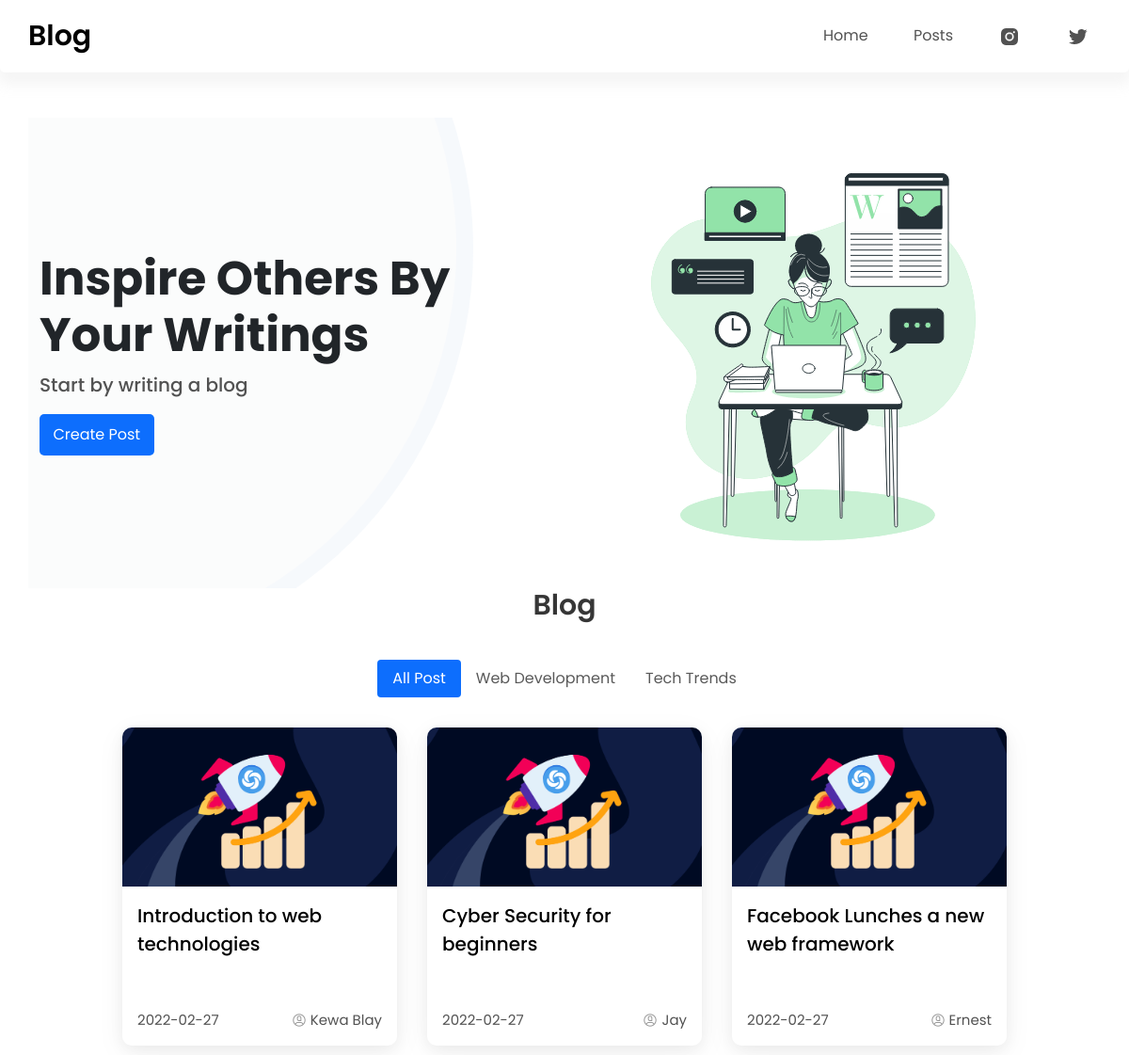
Before: / with the older database file.
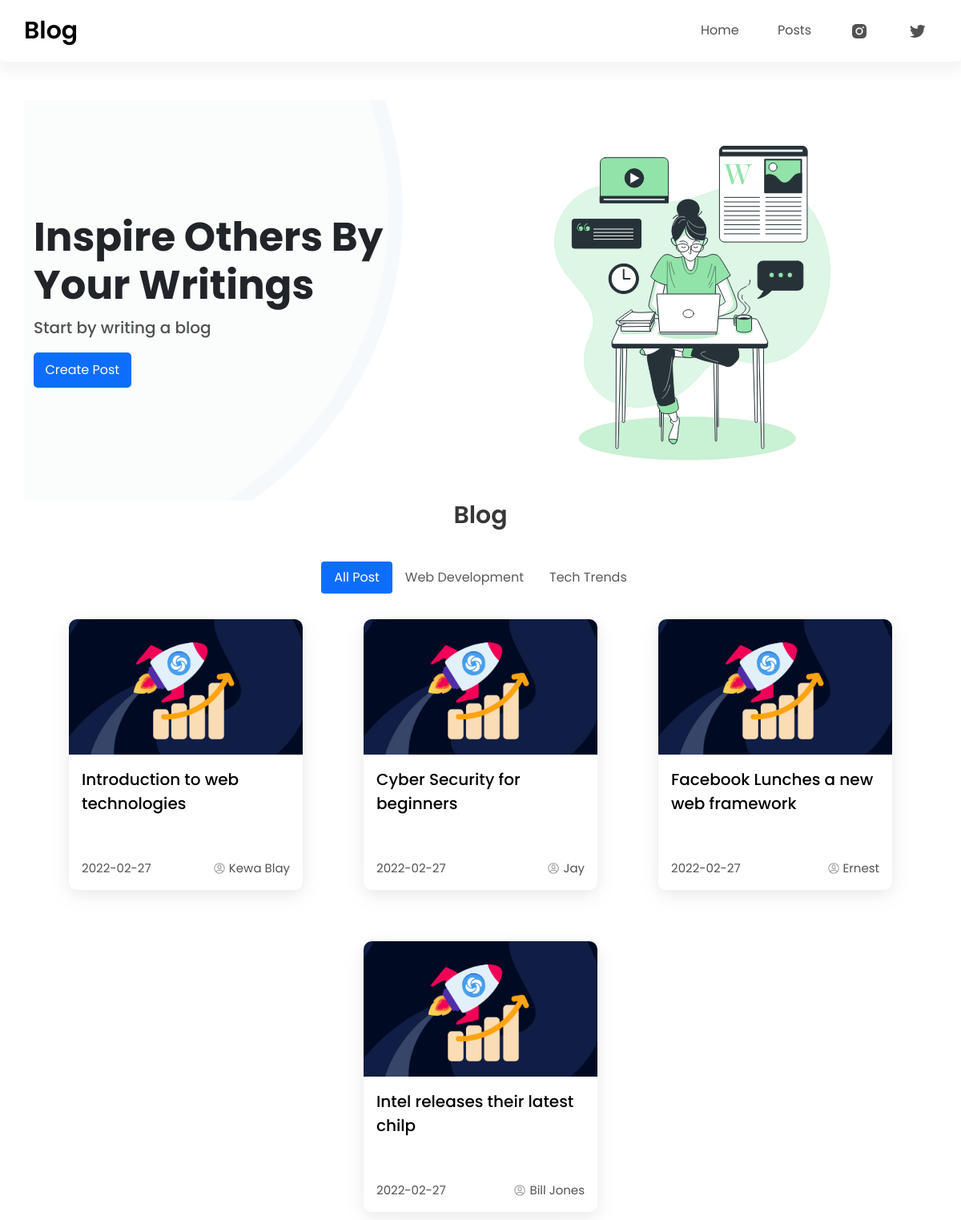
After: the same page with the newer database file.
### blog.py (models this page shows, shortened)
class Post(db.Model):
    id = db.Column(db.Integer, primary_key=True)
    title = db.Column(db.String(100), nullable=False)
    image_file = db.Column(db.String(20), nullable=False, default='default.jpg')
    content = db.Column(db.Text, nullable=False)
    author = db.Column(db.String(50), nullable=False)
    category_id = db.Column(db.Integer, db.ForeignKey('category.id'), nullable=False)
    date_created = db.Column(db.DateTime, nullable=False, default=datetime.utcnow)

### blog.py (the view)
@app.route('/')
def home():
    all_post = Post.query.all()
    categories = Category.query.all()
    return render_template('index.html', posts=all_post, categories=categories)

### templates/index.html (shortened to what this page needs)
{% extends 'base.html' %}
{% block content %}
  <div class="container">
    <section class="banner row">
      <div class="banner__intro col-6">
        <h3>Inspire Others by your writings</h3>
        <p>Start by writing a blog</p>
        <a href="{{url_for('newPost')}}" class="bg--primary">Create Post</a>
        <div class="banner__bg"></div>
      </div>
      <div class="banner__img col-6">
        <img class="img-fluid" src="{{url_for('static', filename="images/Blog post.gif")}}" alt="" />
      </div>
    </section>
    <main class="mainContent" id="blog">
      <h3 class="title">Blog</h3>
      <ul class="nav nav-pills mb-3" id="pills-tab" role="tablist">
        <li class="nav-item" role="presentation">
          <button
            class="nav-link active"
            id="pills-allPost-tab"
            data-bs-toggle="pill"
            data-bs-target="#pills-allPost"
            type="button"
            role="tab"
            aria-controls="pills-allPost"
            aria-selected="true"
          >
            All Post
          </button>
        </li>
        <li class="nav-item" role="presentation">
          <button
            class="nav-link"
            id="pills-webDev-tab"
            data-bs-toggle="pill"
            data-bs-target="#pills-webDev"
            type="button"
            role="tab"
            aria-controls="pills-webDev"
            aria-selected="false"
          >
            Web Development
          </button>
        </li>
        <li class="nav-item" role="presentation">
          <button
            class="nav-link"
            id="pills-techTrends-tab"
            data-bs-toggle="pill"
            data-bs-target="#pills-techTrends"
            type="button"
            role="tab"
            aria-controls="pills-techTrends"
            aria-selected="false"
          >
            Tech Trends
          </button>
        </li>
      </ul>
      <div class="tab-content" id="pills-tabContent">
        <div
          class="tab-pane fade show active"
          id="pills-allPost"
          role="tabpanel"
          aria-labelledby="pills-allPost-tab"
        >
            {% for post in posts %}
            <div class="mainContent__card">
              <div class="mainContent__cardimg">
                <a href="/{{post.id}}">
                  <img src="{{url_for('static', filename="images/webdevimg.png")}}" alt="" />
                </a>
              </div>
              <div class="mainContent__cardBottom">
                <div class="mainContent__cardTitle">
                  <a href="/{{post.id}}">
                    <p>{{ post.title }}</p>
                  </a>
                </div>
                <div id="date-posted">
                  <p id="date">{{ post.date_created.date() }}</p>
                  <p id="views">
                    <span>
                      <img src="{{url_for('static', filename="images/view-icon.png")}}" alt="">
                    </span>{{post.author}}</p>
                </div>
              </div>
            </div>
            {% endfor %}
        </div>
      </div>
    </main>
  </div>
{% endblock %}

### templates/base.html (shortened to what this page needs)
<!DOCTYPE html>
<html lang="en">
<head>
    <link
      href="https://cdn.jsdelivr.net/npm/bootstrap@5.0.2/dist/css/bootstrap.min.css"
      rel="stylesheet"
    />
    <link rel="stylesheet" href="{{ url_for('static', filename="css/main.css")}}">
</head>
<body>
    <nav>
      <div class="container nav">
        <div class="nav__brand"><a href="{{url_for('home')}}">Blog</a></div>
        <div class="nav__links">
          <a class="nav__link" href="{{url_for('home')}}">Home</a>
          <a class="nav__link" href="#posts">Posts</a>
          <a class="nav__link" href="#"><img src="{{url_for('static', filename="images/instagram-icon.png")}}" alt=""></a>
          <a class="nav__link" href="#"><img src="{{url_for('static', filename="images/twitter-icon.png")}}" alt=""></a>
        </div>
      </div>
    </nav>
    {% block content %}
    {% endblock %}
</body>
</html>

### static/css/main.css (style rules this page uses)
* { box-sizing: border-box; padding: 0; margin: 0; }
html, body { width: 100vw; height: 100vh; font-family: "Poppins", sans-serif; font-size: 100%; scroll-behavior: smooth; }
:root { --clr-background: whitesmoke; --clr-text-alt: rgb(82, 82, 82); --clr-primary: #0d6efd; --clr-primary-light: lightblue; --clr-secondary: #57b99e; --clr-secondary-light: lightcoral; --font-large: 50px; --font-medium: 30px; --font-small: 20px; --font-smaller: 15px; --mg-0: 1rem; --mg-1: 1.5rem; --mg-2: 2rem; --mg-large: 3rem; }
a { text-decoration: none; color: black; }
li { list-style-type: none; }
.title { font-size: var(--font-medium); font-weight: 600; color: #000000c9; margin-bottom: var(--mg-1); }
.bg--primary { color: white; background: var(--clr-primary); }
nav { box-shadow: 0px 11px 14px 2px #cfcfcf36; border-bottom-left-radius: 5px; border-bottom-right-radius: 5px; width: 100%; }
.nav { display: flex; justify-content: space-between; align-items: center; margin-bottom: var(--mg-large); padding: 1rem 0; }
.nav__brand a { color: black; font-size: var(--font-medium); font-weight: 600; cursor: pointer; }
.nav .nav__links { display: flex; }
.nav__link ~ .nav__link { margin-left: 1.5rem; }
.nav__link { padding: 0.3rem 0.7rem; border: 1px solid transparent; border-radius: 10px; transition: 0.3s ease; text-transform: capitalize; color: var(--clr-text-alt); }
.banner__intro { display: flex; flex-direction: column; justify-content: center; align-items: flex-start; position: relative; overflow: hidden; }
.banner__intro h3 { font-size: var(--font-large); text-transform: capitalize; line-height: 60px; font-weight: 700; }
.banner__intro p { font-size: var(--font-small); color: var(--clr-text-alt); font-weight: 500; }
.banner__intro a { padding: 0.6rem 0.9rem; border-radius: 5px; }
.banner__bg { width: 55rem; height: 55rem; background: #f9fafba8; border-radius: 50%; z-index: -1; top: -301px; left: -407px; position: absolute; border: 18px solid #0d6efd05; }
.mainContent { display: flex; flex-direction: column; justify-content: center; align-items: center; font-weight: 300; }
.tab-pane { display: flex !important; flex-wrap: wrap; justify-content: space-evenly; gap: var(--mg-2); transition: .3s ease; }
.nav-link { color: #000000a6; font-weight: 400; }
.mainContent__card { width: 292px; height: 338px; border-radius: 10px; box-shadow: rgba(17, 17, 26, 0.05) 0px 4px 16px, rgba(17, 17, 26, 0.05) 0px 8px 32px; margin-bottom: var(--mg-2); overflow: hidden; }
.mainContent__cardimg { height: 50%; width: 100%; }
.mainContent__cardimg img { width: 100%; height: 100%; object-fit: cover; }
.mainContent__cardBottom { padding: 1rem; height: 50%; display: flex; flex-direction: column; justify-content: space-between; }
.mainContent__cardTitle p { font-size: var(--font-small); font-weight: 500; }
#date-posted { display: flex; justify-content: space-between; align-items: flex-end; }
#date-posted #date, #views { font-size: var(--font-smaller); color: var(--clr-text-alt); font-weight: 200; margin-bottom: 0; font-weight: 400; }
#views img { width: 1rem; height: 1rem; }

Changed rows visible on the page:
added Post: title "Intel releases their latest chilp", date_created "2022-02-27", author "Bill Jones"
